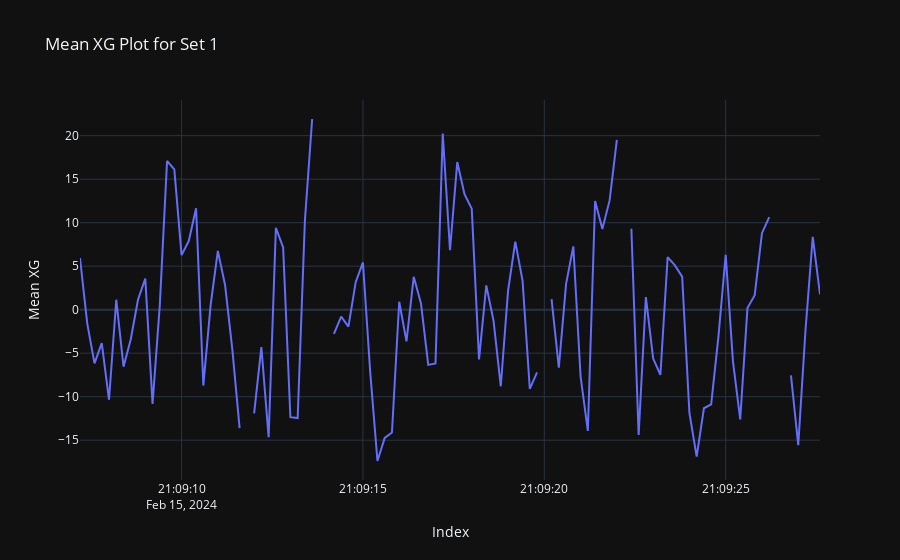

The cell this chart's notebook holds for it:
### Markdown cell above
- Let's Explore more about this missing values

### Code cell
# Filter dataframe for set 1
set_1_df = df[df['set'] == 1]

# Create a scatter plot using Plotly
fig = go.Figure(go.Scatter(x=set_1_df.index, y=set_1_df['mean_xg'], mode='lines'))

# Update layout for better readability
fig.update_layout(
    title='Mean XG Plot for Set 1',
    xaxis_title='Index',
    yaxis_title='Mean XG',
    template='plotly_dark' 
)

# Show the plot
fig.show()
